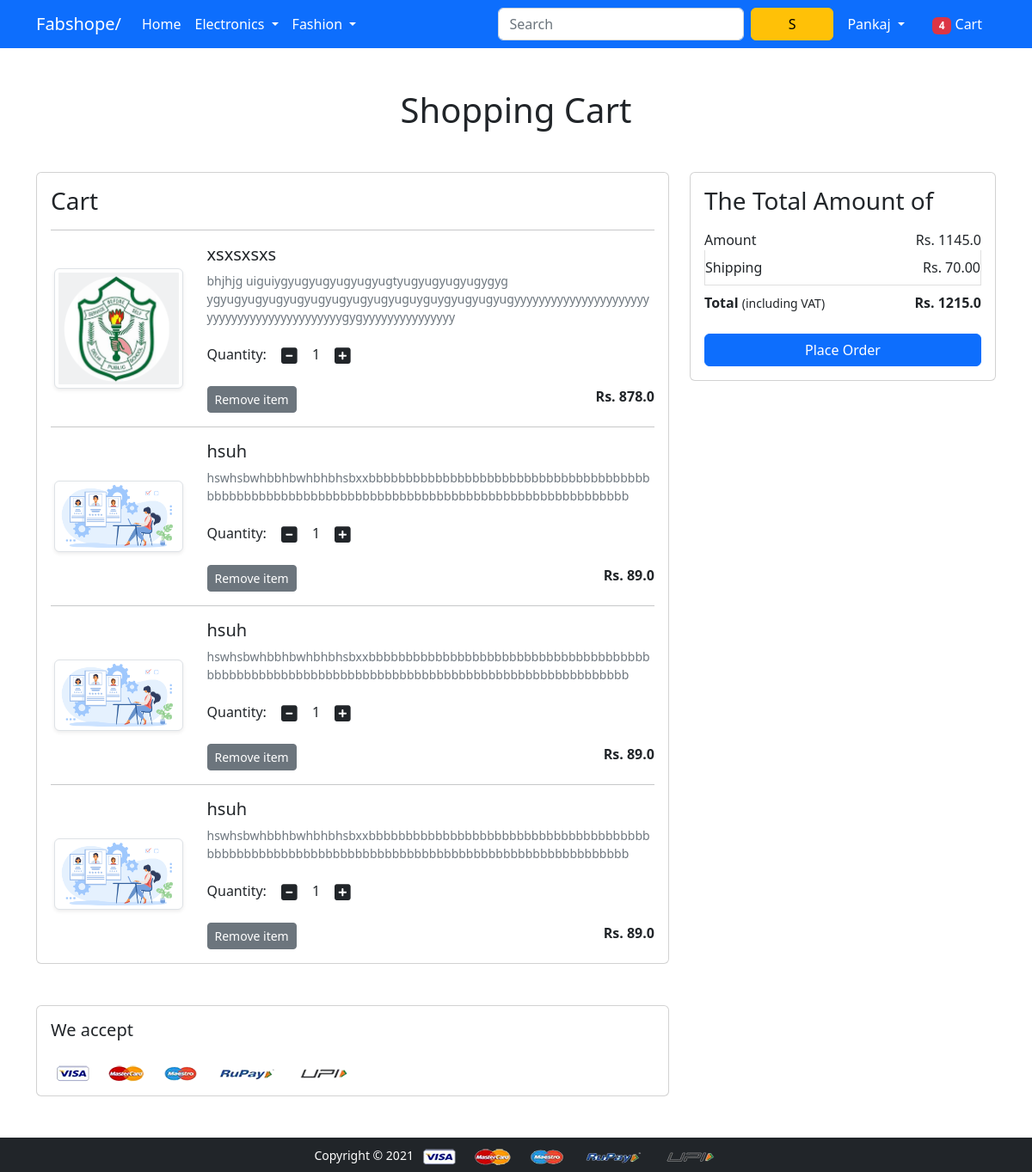
The app's page /cart/ (signed in) with its own data.
### app/models.py (models this page shows, shortened)
class Cart(models.Model):
    user=models.ForeignKey(User,on_delete=models.CASCADE)
    product=models.ForeignKey(Product,on_delete=models.CASCADE)
    quantity=models.PositiveIntegerField(default=1)

class Product(models.Model):
    title=models.CharField(max_length=100)
    selling_price = models.FloatField()
    discounted_price=models.FloatField()
    description=models.TextField()
    brand=models.CharField(max_length=100)
    category= models.CharField(choices=CATEGORY_CHOICES,max_length=2)
    product_image=models.ImageField(upload_to='productimg')

### app/views.py (the view)
# urls.py: path('cart/',views.show_cart,name='showcart'),
@login_required
def show_cart(request):
 if request.user.is_authenticated:
  user=request.user
  cart=Cart.objects.filter(user=user)
  amount=0.0
  shipping_amount=70.0
  total_amount=0.0
  cart_product=[p for p in Cart.objects.all() if p.user == user]
  if cart_product:
    for p in cart_product:
     tempamount=(p.quantity*p.product.discounted_price)
     amount+=tempamount
     total_amount=amount+shipping_amount
    return render(request, 'app/addtocart.html', {'carts': cart, 'totalamount': total_amount, 'amount': amount})
  else:
   return  render(request,'app/emptycart.html')

### app/templates/app/addtocart.html (shortened to what this page needs)
{% extends 'app/base.html' %}
{% load static %}
{% block main-content %}
<div class="container my-5">
 <div class="row">
  <h1 class="text-center mb-5">Shopping Cart</h1>
  <div class="col-sm-8">
  <div class="card">
   <div class="card-body">
    <h3>Cart</h3>
    {% for cart in carts %}
    <hr>
    <div class="row">
     <div class="col-sm-3 text-center align-self-center"><img src="{{cart.product.product_image.url}}" alt="" srcset="" class="img-fluid img-thumbnail shadow-sm" height="150" width="150"> </div>
     <div class="col-sm-9">
      <div>
       <h5>{{cart.product.title}}</h5>
       <p class="mb-2 text-muted small">{{cart.product.description}}</p>
       <div class="my-3">
        <label for="quantity">Quantity:</label>
        <a class="minus-cart btn" pid="{{cart.product.id}}"><i class="fas fa-minus-square fa-lg"></i></a>
          <span id="quantity">{{cart.quantity}}</span>
        <a class="plus-cart btn" pid="{{cart.product.id}}"><i class="fas fa-plus-square fa-lg"></i></a>
       </div>
       <div class="d-flex justify-content-between">
        <a href="#" class="btn btn-sm btn-secondary mr-3 remove-cart" pid="{{cart.product.id}}">Remove item </a>
        <p class="mb-0"><span><strong>Rs. {{cart.product.discounted_price}}</strong></span></p>
       </div>
      </div>
     </div>
    </div>
    {% endfor %}
   </div>
   </div>
  </div>
  <div class="col-sm-4">
   <div class="card">
    <div class="card-body">
      <h3>The Total Amount of</h3>
      <ul class="list-group">
       <li class="list-group-item d-flex justify-content-between align-items-center border-0 px-0 pb-0">Amount<span>Rs. <span id="amount">{{amount}}</span></span></li>
       <li class="list-group-item d-flex justify-content-between align-items-center px-0">Shipping<span>Rs. 70.00</span></li>
       <li class="list-group-item d-flex justify-content-between align-items-center border-0 px-0 mb-3">
        <div>
           <strong>Total</strong> <small>(including VAT)</small>
         </div>
        <span><strong>Rs. <strong id="totalamount">{{totalamount}}</strong></strong></span>
       </li>
      </ul>
      <div class="d-grid"><a href="{% url 'checkout' %}" class="btn btn-primary">Place Order</a></div>
    </div>
   </div>
  </div>
 </div>
</div>
<div class="container">
 <div class="row">
  <div class="col-sm-8">
   <div class="card">
    <div class="card-body">
      <h5 class="mb-4">We accept</h5>
      <img src="{% static 'app/images/payment.png' %}" alt="" class="img-fluid">
    </div>
  </div>
  </div>
 </div>
</div>
{% endblock main-content %}

### app/templates/app/base.html (shortened to what this page needs)
<!doctype html>
{% load static %}
<html lang="en">
  <head>
    <link rel="stylesheet" href="{% static 'app/css/owl.carousel.min.css' %}">
    <link rel="stylesheet" href="{% static 'app/css/all.min.css' %}">
<link href="https://cdn.jsdelivr.net/npm/bootstrap@5.2.1/dist/css/bootstrap.min.css" rel="stylesheet">
    <link rel="stylesheet" href="{% static 'app/css/style.css' %}">
  </head>
  <body>
    <nav class="navbar navbar-expand-lg navbar-dark bg-primary">
     <div class="container">
       <a class="navbar-brand" href="/">Fabshope/</a>
       <div class="collapse navbar-collapse" id="navbarSupportedContent">
         <ul class="navbar-nav me-auto mb-2 mb-lg-0">
           <li class="nav-item">
             <a class="nav-link active" aria-current="page" href="/">Home</a>
           </li>
           <li class="nav-item dropdown">
             <a class="nav-link dropdown-toggle text-white" href="#" id="electronicsDropdown" role="button" data-bs-toggle="dropdown" aria-expanded="false">
               Electronics
             </a>
           </li>
           <li class="nav-item dropdown">
             <a class="nav-link dropdown-toggle text-white" href="#" id="fashionDropdown" role="button" data-bs-toggle="dropdown" aria-expanded="false">
               Fashion
             </a>
           </li>
         </ul>
         <form class="d-flex">
           <input class="form-control me-2" type="search" placeholder="Search" aria-label="Search">
           <button class="btn btn-warning" type="submit">S</button>
         </form>
         <div>
          <ul class="navbar-nav me-auto mb-2 mb-lg-0">
              {% if request.user.is_authenticated %}
           <li class="nav-item dropdown mx-2">
              <a class="nav-link dropdown-toggle text-white" href="#" id="profileDropdown" role="button" data-bs-toggle="dropdown" aria-expanded="false">
                {{request.user.username|capfirst}}
              </a>
            </li>
            <li class="nav-item mx-2">
             <a href="{% url 'showcart' %}" class="nav-link text-white"><span class="badge bg-danger">4</span> Cart </a>
            </li>
              {% endif %}
          </ul>
         </div>
       </div>
     </div>
    </nav>
    {% block main-content %} {% endblock main-content %}
    <footer class="container-fluid bg-dark text-center p-2 mt-5">
        <small class="text-white">Copyright &copy; 2021 </small>
        <img src="{% static 'app/images/payment.png' %}" alt="" srcset="" class="img-fluid" height="2px">
    </footer>
  </body>
</html>

### app/templates/app/base.html (style rules this page uses)
button { width:125px; padding:10px; }

### records on screen
Cart: product.product_image (picture), product "xsxsxsxs", product.description "bhjhjg uiguiygyugyugyugyugyugtyugyugyugyugygyg ygyugyugyugyugyugyugyugyugyuguyguygyugyugyugyyyyyyyyyyyyyyyyyyyyyyyyyyyyyyyyyyyyyyyyyyyygygyyyyyyyyyyyyyyy", quantity "1", product.discounted_price "878.0"
Cart: product.product_image (picture), product "hsuh", product.description "hswhsbwhbbhbwhbhbhsbxxbbbbbbbbbbbbbbbbbbbbbbbbbbbbbbbbbbbbbbbbbbbbbbbbbbbbbbbbbbbbbbbbbbbbbbbbbbbbbbbbbbbbbbbbbbbbbbb", quantity "1", product.discounted_price "89.0"
Cart: product.product_image (picture), product "hsuh", product.description "hswhsbwhbbhbwhbhbhsbxxbbbbbbbbbbbbbbbbbbbbbbbbbbbbbbbbbbbbbbbbbbbbbbbbbbbbbbbbbbbbbbbbbbbbbbbbbbbbbbbbbbbbbbbbbbbbbbb", quantity "1", product.discounted_price "89.0"
Cart: product.product_image (picture), product "hsuh", product.description "hswhsbwhbbhbwhbhbhsbxxbbbbbbbbbbbbbbbbbbbbbbbbbbbbbbbbbbbbbbbbbbbbbbbbbbbbbbbbbbbbbbbbbbbbbbbbbbbbbbbbbbbbbbbbbbbbbbb", quantity "1", product.discounted_price "89.0"

### other values on screen
{{ request.user.username|capfirst }} "Pankaj"
{{ amount }} "1145.0"
{{ totalamount }} "1215.0"
